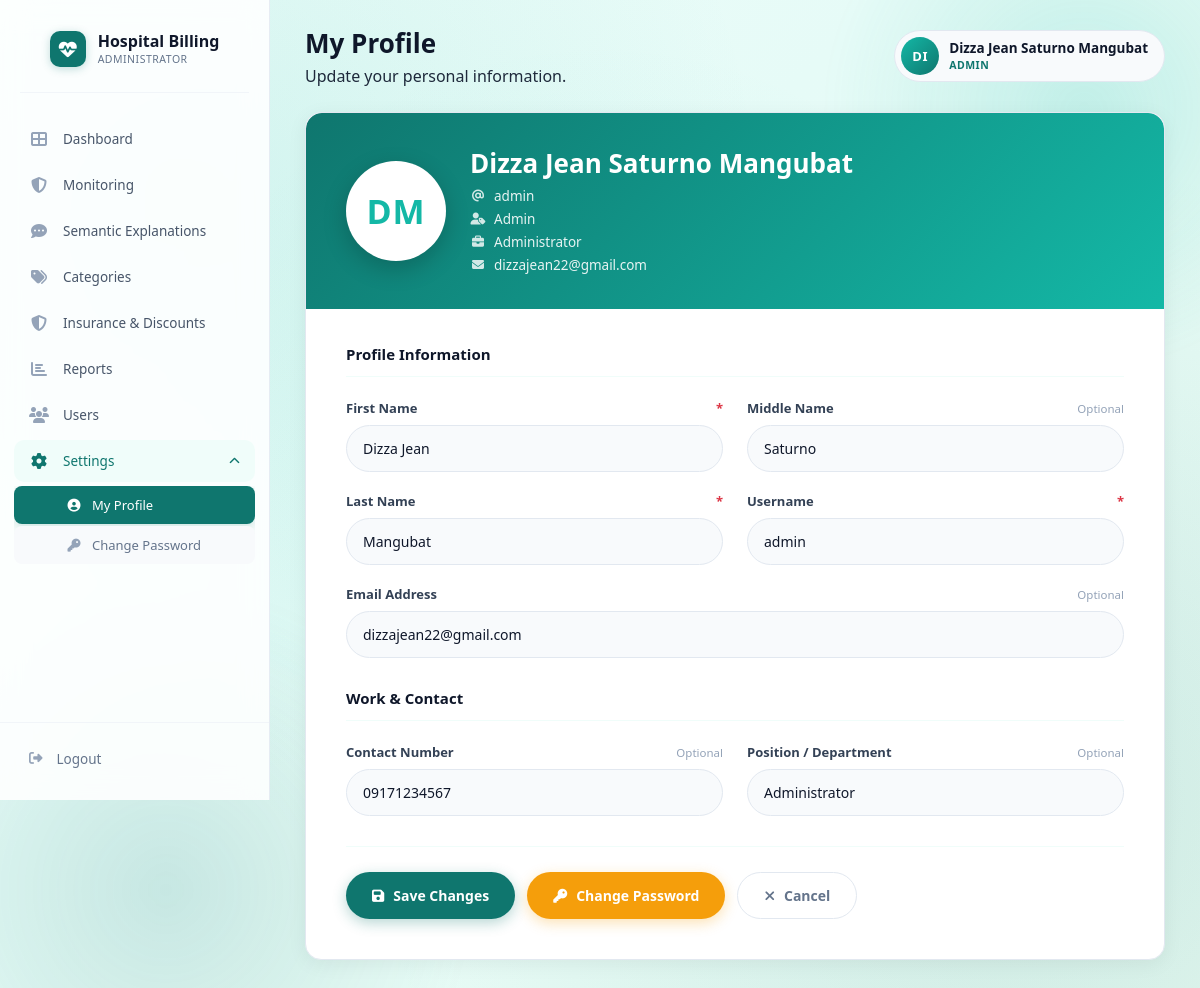
The app's page /profile.php (signed in) with its own data.
### tables this page shows
CREATE TABLE `users` (
  `id` int(11) NOT NULL,
  `first_name` varchar(100) DEFAULT NULL,
  `middle_name` varchar(100) DEFAULT NULL,
  `last_name` varchar(100) DEFAULT NULL,
  `full_name` varchar(255) NOT NULL,
  `username` varchar(100) NOT NULL,
  `password` varchar(255) NOT NULL,
  `email` varchar(150) DEFAULT NULL,
  `contact_number` varchar(11) DEFAULT NULL,
  `position` varchar(150) DEFAULT NULL,
  `role` enum('Admin','Billing','Front Desk Receptionist') NOT NULL DEFAULT 'Admin',
  `status` enum('Active','Inactive') NOT NULL DEFAULT 'Active',
  `profile_picture` varchar(255) DEFAULT NULL,
  `created_at` datetime NOT NULL DEFAULT current_timestamp(),
  `updated_at` datetime NOT NULL DEFAULT current_timestamp() ON UPDATE current_timestamp(),
  `is_archived` tinyint(1) DEFAULT 0,
  `reset_token` varchar(255) DEFAULT NULL,
  `reset_expires` datetime DEFAULT NULL,
  `reset_code` varchar(6) DEFAULT NULL,
  `recovery_code` varchar(50) DEFAULT NULL
);

### profile.php (the view, shortened to what this page needs)
<?php
require_once 'config.php';
$user_id = $_SESSION['user_id'] ?? 0;
try {
    $stmt = $pdo->prepare("SELECT * FROM users WHERE id=?"); $stmt->execute([$user_id]);
    $user = $stmt->fetch(PDO::FETCH_ASSOC);
} catch (PDOException $e) { $error = "Error: ".$e->getMessage(); }
$full_name = $user['full_name'] ?? 'User';
$user_role = $user['role'] ?? 'Admin';
$initials = '';
$parts = preg_split('/\s+/', trim($user['full_name'] ?? ''));
if (count($parts)>=2) $initials = strtoupper(substr($parts[0],0,1).substr($parts[count($parts)-1],0,1));
else $initials = strtoupper(substr($user['full_name'] ?? 'U',0,2));
$r = strtolower(trim($user_role));
$is_billing = in_array($r,['billing','cashier'],true) || strpos($r,'billing')!==false || strpos($r,'cashier')!==false;
$is_frontdesk = strpos($r,'reception')!==false || strpos($r,'frontdesk')!==false || strpos($r,'front desk')!==false || strpos($r,'front-desk')!==false || strpos($r,'front office')!==false;
if ($is_billing) { $sidebar_brand='Billing Staff'; $sidebar_sub='Billing'; $dash_url='billing_dashboard.php'; }
elseif ($is_frontdesk) { $sidebar_brand='Front Desk'; $sidebar_sub='Receptionist'; $dash_url='frontdesk_dashboard.php'; }
else { $sidebar_brand='Admin'; $sidebar_sub='Administrator'; $dash_url='dashboard.php'; }
?>
<!DOCTYPE html>
<html lang="en">
<head>
<link rel="stylesheet" href="https://cdnjs.cloudflare.com/ajax/libs/font-awesome/6.4.0/css/all.min.css">
</head>
<body>
<aside class="sidebar" id="sidebar">
    <div class="sidebar-brand">
        <div class="brand-text">
            <span class="brand-icon-box"><i class="fas fa-heart-pulse"></i></span>
            <div class="brand-text-inner">
                <div class="brand-name">Hospital Billing</div>
                <div class="brand-sub"><?= strtoupper($sidebar_sub) ?></div>
            </div>
        </div>
    </div>
    <div class="sidebar-divider"></div>
    <ul class="sidebar-menu">
        <li><a href="<?= $dash_url ?>"><i class="fas fa-th-large"></i> <span>Dashboard</span></a></li>
        <?php if ($is_frontdesk): ?>
            <li><a href="patients.php"><i class="fas fa-users"></i> <span>Patient Records</span></a></li>
            <li><a href="add_patient.php"><i class="fas fa-user-plus"></i> <span>Register Patient</span></a></li>
            <li><a href="billing_records.php"><i class="fas fa-file-invoice"></i> <span>Billing Records</span></a></li>
        <?php else: ?>
            <li><a href="administrator_monitoring.php"><i class="fas fa-shield-halved"></i> <span>Monitoring</span></a></li>
            <li><a href="explanations.php"><i class="fas fa-comment-dots"></i> <span>Semantic Explanations</span></a></li>
            <li><a href="categories.php"><i class="fas fa-tags"></i> <span>Categories</span></a></li>
            <li><a href="insurance_discounts.php"><i class="fas fa-shield-alt"></i> <span>Insurance &amp; Discounts</span></a></li>
            <li><a href="reports.php"><i class="fas fa-chart-bar"></i> <span>Reports</span></a></li>
            <li><a href="users.php"><i class="fas fa-users"></i> <span>Users</span></a></li>
        <?php endif; ?>
        <li class="has-submenu open" id="settingsMenuItem">
            <a href="javascript:void(0)" onclick="toggleSettingsSubmenu(event)"><i class="fas fa-cog"></i><span>Settings</span><i class="fas fa-chevron-down submenu-arrow"></i></a>
            <ul class="submenu">
                <li><a href="profile.php" class="active"><i class="fas fa-user-circle"></i> <span>My Profile</span></a></li>
                <li><a href="change_password.php"><i class="fas fa-key"></i> <span>Change Password</span></a></li>
            </ul>
        </li>
    </ul>
    <div class="sidebar-footer"><a href="logout.php"><i class="fas fa-sign-out-alt"></i> <span>Logout</span></a></div>
</aside>
<main class="main-content">
<div class="top-bar">
    <div class="top-bar-left">
        <h1>My Profile</h1>
        <div class="page-sub">Update your personal information.</div>
    </div>
    <div class="top-bar-actions">
        <div class="user-chip">
            <div class="avatar"><?= strtoupper(substr($full_name, 0, 2)) ?></div>
            <div class="info">
                <div class="name"><?= htmlspecialchars($full_name) ?></div>
                <div class="role"><?= htmlspecialchars($user_role) ?></div>
            </div>
        </div>
    </div>
</div>
<div class="card">
    <div class="card-header">
        <div class="profile-header">
            <div class="profile-avatar"><?= htmlspecialchars($initials) ?></div>
            <div class="profile-info">
                <h2><?= htmlspecialchars($user['full_name']) ?></h2>
                <div class="info-row"><i class="fas fa-at"></i> <span><?= htmlspecialchars($user['username']) ?></span></div>
                <div class="info-row"><i class="fas fa-user-tag"></i> <span><?= htmlspecialchars($user_role) ?></span></div>
                <?php if (!empty($user['position'])): ?><div class="info-row"><i class="fas fa-briefcase"></i> <span><?= htmlspecialchars($user['position']) ?></span></div><?php endif; ?>
                <?php if (!empty($user['email'])): ?><div class="info-row"><i class="fas fa-envelope"></i> <span><?= htmlspecialchars($user['email']) ?></span></div><?php endif; ?>
            </div>
        </div>
    </div>
    <div class="card-body">
        <form method="post">
            <div class="section-heading">Profile Information</div>
            <div class="form-grid">
                <div class="form-group"><label>First Name <span class="required">*</span></label><input type="text" name="first_name" value="<?= htmlspecialchars($user['first_name'] ?? '') ?>" placeholder="Enter first name" required></div>
                <div class="form-group"><label>Middle Name <span class="optional">Optional</span></label><input type="text" name="middle_name" value="<?= htmlspecialchars($user['middle_name'] ?? '') ?>" placeholder="Enter middle name (optional)"></div>
                <div class="form-group"><label>Last Name <span class="required">*</span></label><input type="text" name="last_name" value="<?= htmlspecialchars($user['last_name'] ?? '') ?>" placeholder="Enter last name" required></div>
                <div class="form-group"><label>Username <span class="required">*</span></label><input type="text" name="username" value="<?= htmlspecialchars($user['username'] ?? '') ?>" placeholder="Enter username" required></div>
                <div class="form-group full"><label>Email Address <span class="optional">Optional</span></label><input type="email" name="email" value="<?= htmlspecialchars($user['email'] ?? '') ?>" placeholder="Enter email address"></div>
            </div>
            <div class="section-heading">Work & Contact</div>
            <div class="form-grid">
                <div class="form-group">
                    <label>Contact Number <span class="optional">Optional</span></label>
                    <input type="text"
                           name="contact_number"
                           value="<?= htmlspecialchars($user['contact_number'] ?? '') ?>"
                           placeholder="e.g. 09171234567"
                           maxlength="11"
                           inputmode="numeric"
                           pattern="[0-9]{11}"
                           oninput="this.value = this.value.replace(/[^0-9]/g,'').slice(0,11);">
                </div>
                <div class="form-group"><label>Position / Department <span class="optional">Optional</span></label><input type="text" name="position" value="<?= htmlspecialchars($user['position'] ?? '') ?>" placeholder="Enter position"></div>
            </div>
            <div class="form-actions">
                <button type="submit" name="update_profile" class="btn btn-primary"><i class="fas fa-save"></i> Save Changes</button>
                <a href="change_password.php" class="btn btn-password"><i class="fas fa-key"></i> Change Password</a>
                <a href="<?= $dash_url ?>" class="btn btn-cancel"><i class="fas fa-times"></i> Cancel</a>
            </div>
        </form>
    </div>
</div>
</main>
</body>
</html>

### records on screen
users: role "ADMINISTRATOR", full_name "DI", full_name "Dizza Jean Saturno Mangubat", role "ADMIN", initials "DM", username "admin", role "Admin", position "Administrator", email "dizzajean22@gmail.com", first_name "Dizza Jean", middle_name "Saturno", last_name "Mangubat", contact_number "09171234567"
